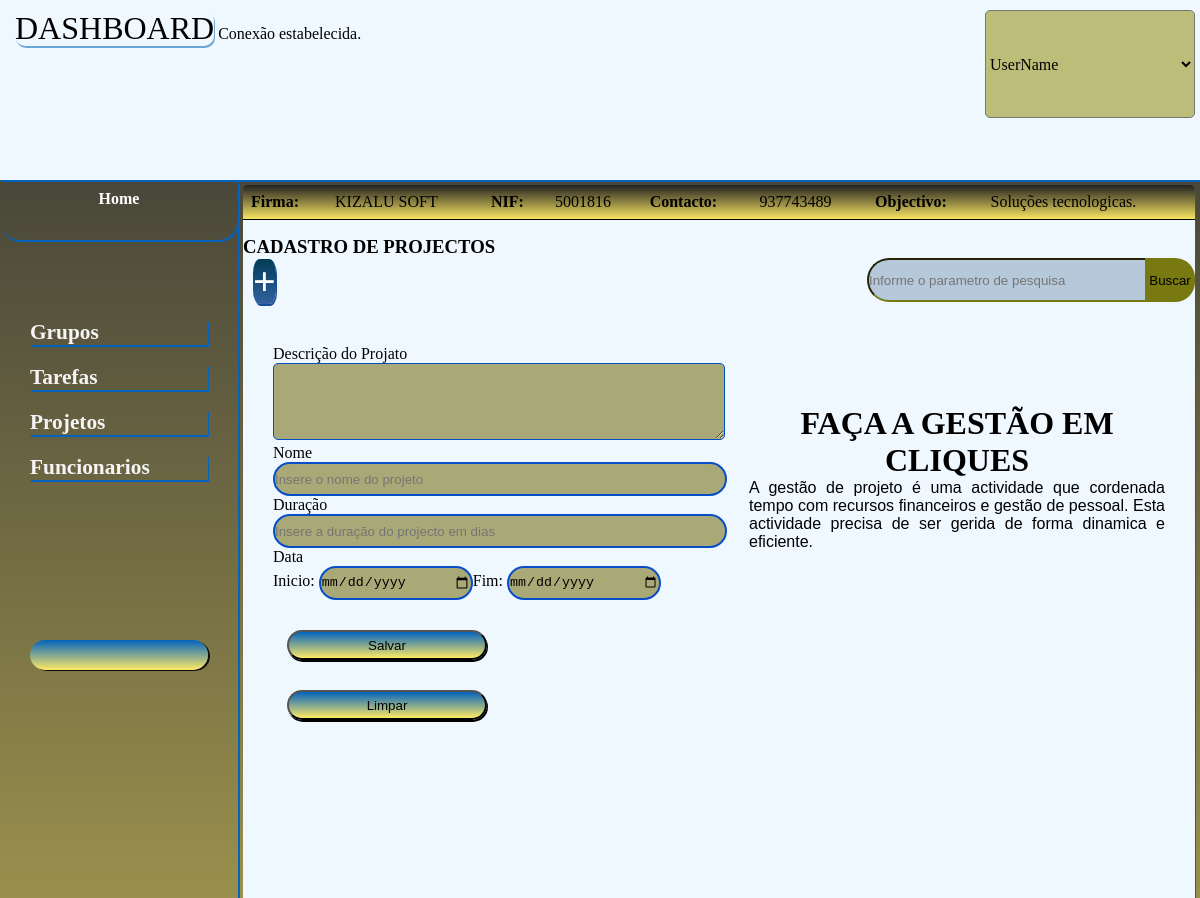
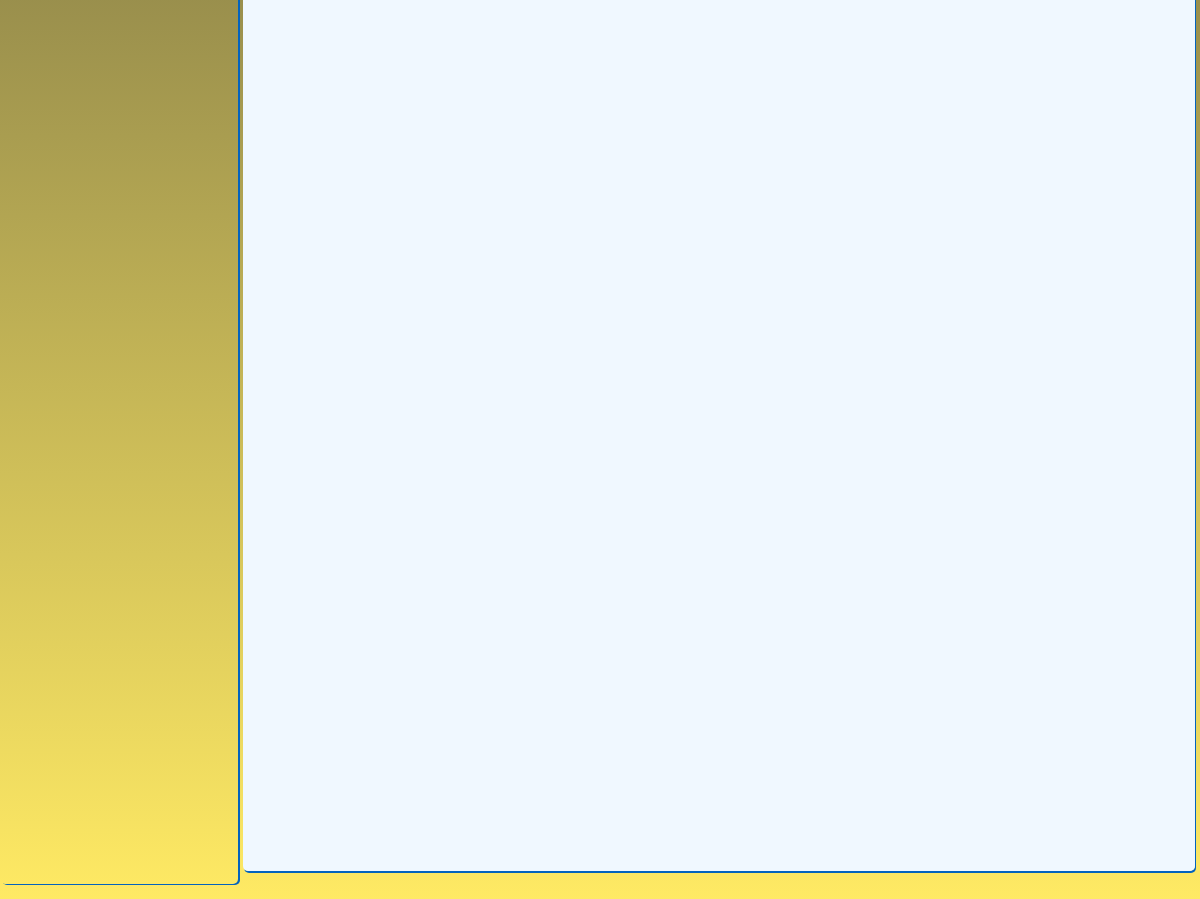
Screenshot of /view/projectoCriar.php (signed in) with the database file from the repository (2 pictures, top to bottom).
### tables this page shows
CREATE TABLE IF NOT EXISTS `empresas` (
  `id` int NOT NULL AUTO_INCREMENT,
  `designacao` varchar(50) NOT NULL,
  `contacto` int NOT NULL,
  `responsavel` int NOT NULL,
  `objectivo` text,
  `nif` int DEFAULT NULL,
  PRIMARY KEY (`id`),
  KEY `responsavel` (`responsavel`),
  CONSTRAINT `empresas_ibfk_1` FOREIGN KEY (`responsavel`) REFERENCES `users` (`id`) ON DELETE CASCADE
);

### view/projectoCriar.php (the view, shortened to what this page needs)
<!DOCTYPE html>
<html lang="en">
<head>
    <link rel="stylesheet" href="dasboard.css">
</head>
<body>
    <div class="principal">
        <div class="menuSuperio">
            <div class="user">
                <div class="dashboard">
                    <a href="dashboard.php">DASHBOARD</a>
                    <?php
                    require_once("../controller/conexao.php");
                    $sql = "SELECT *FROM empresas LIMIT 1;";
                    $empresa = mysqli_query($conector, $sql);
                    ?>
                </div>
                <div class="perfil">
                    <select name="" id="">
                        <option value="" selected>UserName</option>
                    </select>
                </div>
            </div>
        </div>
        <div class="conteudo">
            <div class="menuEsquerdo">
                <a href="index.php">
                    <li class="ativar"><strong>Home</strong></li>
                </a>
                <ul>
                     <a href="grupos.php">
                              <li> <i class='bxr  bx-community'></i> <strong>Grupos</strong></li>
                         </a>
                         <a href="tarefas.php">
                              <li><i class='bxr  bx-calendar-check'  ></i> <strong>Tarefas</strong></li>
                         </a>
                         <a href="projectos.php">
                              <li><i class='bxr  bx-list-square'  ></i> <strong>Projetos</strong></li>
                         </a>
                         <a href="pessoas.php">
                              <li><i class='bxr  bx-user'  ></i> <strong>Funcionarios</strong></li>
                         </a>
                         <a href="../controller/logout.php">
            <li class="sair"><i class='bx  bx-arrow-out-up-square-half'></i> </li>
          </a>
                </ul>
            </div>
            <div class="graficos1">
                <table class="table" style="margin-top: 0px;">
                    <thead>
                        <?php
                        while ($listae = mysqli_fetch_assoc($empresa)) {
                            $firma = $listae['designacao'];
                            $email = $listae['objectivo'];
                            $nif = $listae['nif'];
                            $telefone = $listae['contacto'];
                            echo " <th>Firma: <td>$firma</td></th><th>NIF: <td>$nif</td></th><th>Contacto: <td>$telefone</td></th><th>Objectivo: <td>$email</td></th>";
                        }
                        ?>
                    </thead>
                </table>
                <form action="" method="get">
                    <h3>CADASTRO DE PROJECTOS</h3>
                    <a href="projectos.php"><strong>+</strong></a>
                    <div class="gsearch">
                        <input type="text" name="search" placeholder="Informe o parametro de pesquisa" required>
                        <button type="submit">Buscar</button>
                    </div>
                </form>
                    <div class="row">
                        <div class="col">
                            <form action="../controller/storeProjeto.php" method="post">
                                <div>
                                    <label for="">Descrição do Projato</label> <br>
                                    <textarea name="texto" id="" cols="60" rows="5" required></textarea>
                                </div>
                                <div>
                                    <label for="">Nome</label><br>
                                    <input type="text" name="nome" id="" maxlength="20" minlength="5" required placeholder="Insere o nome do projeto">
                                </div>
                                <div>
                                    <label for="">Duração</label><br>
                                    <input type="number" name="duracao" id="" placeholder="Insere a duração do projecto em dias">
                                </div>
                                <div>
                                    <label for="">Data</label><br>
                                    <div class="grupo">
                                        <div>
                                            <label for="">Inicio:</label>
                                            <input type="date" name="inicio" id="">
                                        </div>
                                        <div>
                                            <label for="">Fim:</label>
                                            <input type="date" name="fim" id="">
                                        </div>
                                    </div>
                                </div>
                                <div class="botao">
                                    <button type="submit">Salvar</button>
                                    <button type="reset">Limpar</button>
                                </div>
                            </form>
                        </div>
                        <div class="col" style="margin: 30px; margin-top: 100px;">
                            <h4>FAÇA A GESTÃO EM CLIQUES</h4>
                     <p>
                              A gestão de projeto é uma actividade que cordenada
                              tempo com recursos financeiros e gestão de pessoal.
                               Esta actividade precisa de ser gerida de forma dinamica e eficiente.
                     </p>
                        </div>
                    </div>
            </div>
        </div>
    </div>
</body>
</html>

### rows the page displays
empresas: designacao "KIZALU SOFT", nif "5001816", contacto "937743489", objectivo "Soluções tecnologicas."
